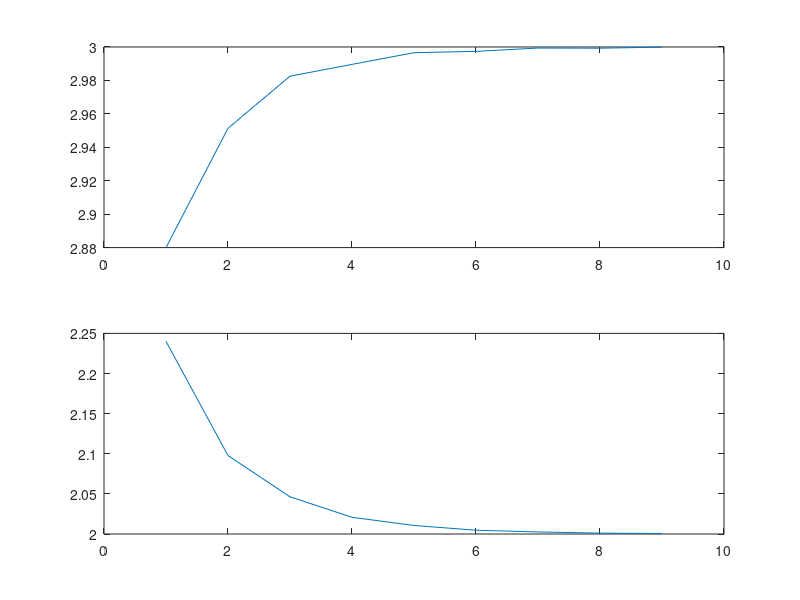

This figure's MATLAB source:
function otimizacao()
  clc;
  x0 = [2.5 ; 2.5];
  xestimado = [3 ; 2];
  maxIteracoes = 1000;
  tolerancia = 1e-3;
  historicox1 = zeros(2, maxIteracoes);
  flag = menu('Qual método', 'gradiente', 'newton');
  [x1, historicox1, iteracoes] = metodo(flag, x0, maxIteracoes, tolerancia, xestimado, historicox1) 
  plotarconvergencia(historicox1, iteracoes);
endfunction

function plotarconvergencia(historicox1, iteracoes)
  subplot(211)
  plot(1:iteracoes, historicox1(1, :))
  subplot(212)
  plot(1:iteracoes, historicox1(2, :))
endfunction

function [x1, historicox1, i] = metodo(flag, x0, maxIteracoes, tolerancia, xestimado, historicox1) 
  for i = 1:maxIteracoes
    if flag == 1
      x1 = x0 - 0.02.* gradiente(x0);
    elseif flag == 2
      x1 = x0 - 1.1.* inv(hessiana(x0))*gradiente(x0);
    endif
   historicox1(:, i) = x1;
   if max(abs(x0 - x1)) <= tolerancia
     historicox1 = historicox1(:, 1:i);
     break
   endif
  x0 = x1;
  endfor
endfunction

function gponto = gradiente(x0)
  x = x0(1);
  y = x0(end);
  gponto = [4.*x.*(x.^2 + y - 11) + 2.*(x + y.^2 - 7);
          2.*(x.^2 + y - 11) + 4.*y.*(x + y.^2 - 7)];
endfunction

function hponto = hessiana(x0)
  x = x0(1);
  y = x0(end);
  hponto = [(12.*x.^2 + 4.*y - 42), (4.*x + 4.*y);
          (4.*x + 4.*y), (4.*x + 12.*y.^2 - 12)];
endfunction

function y = funcao(x0)
  x = x0(1);
  y = x0(end);
  y = (x.^2 + y - 11).^2 + (x + y.^2 - 7).^2;
endfunction
